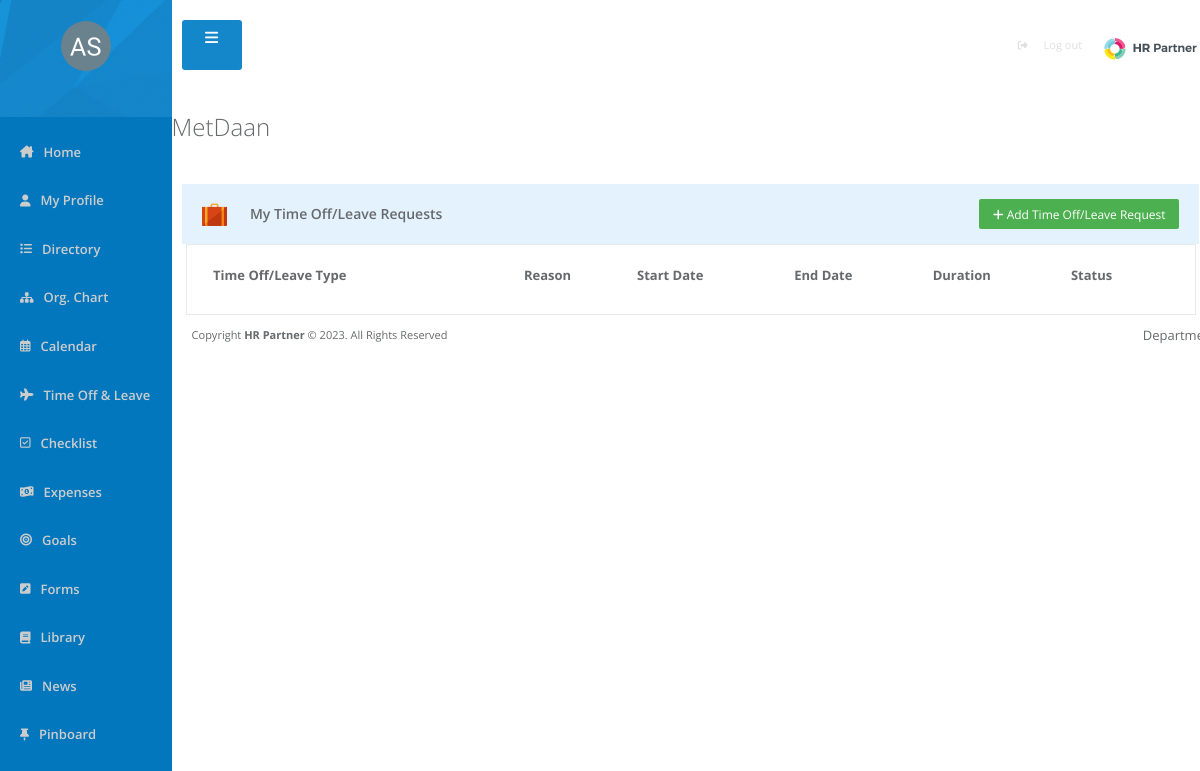
The page /main.php?page=request on the database as committed earlier.
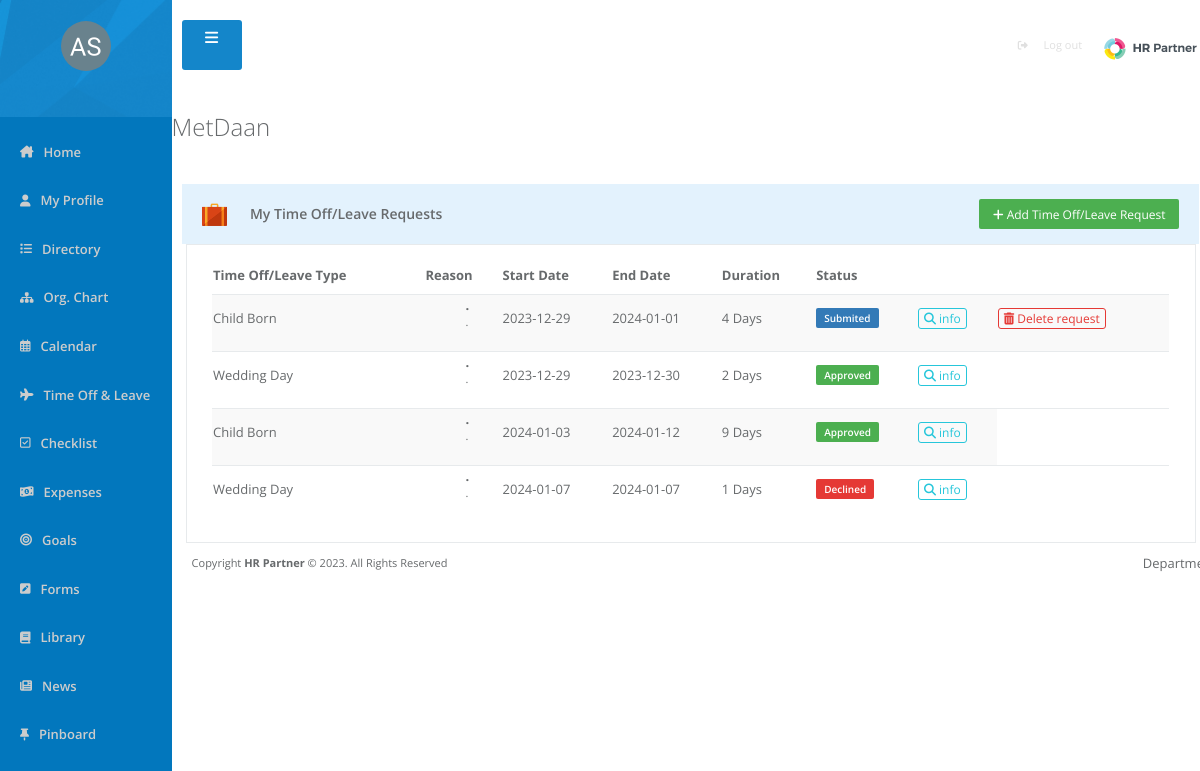
The same page on the database as committed later.
### tables this page shows
CREATE TABLE `timeoffrequests` (
  `request_id` int(11) NOT NULL,
  `User_ID` int(11) NOT NULL,
  `Head_ID` int(11) NOT NULL,
  `leave_type` varchar(500) NOT NULL,
  `from` date NOT NULL,
  `to` date NOT NULL,
  `duration` int(11) NOT NULL,
  `short_description` varchar(500) NOT NULL,
  `reason` varchar(500) NOT NULL,
  `status` varchar(100) NOT NULL
);

### pages/request.php (the view, shortened to what this page needs)
<?php
    require_once './config.php';
    $sql='SELECT * From timeoffrequests';
    $prep=$con->prepare($sql);
    $prep->execute();
    $requestDatas= $prep->fetchAll();
?>
<!DOCTYPE html>
<html lang="en">
<head>
    <link rel="stylesheet" href="./css/request.css">
</head>
<div class="requestHead">
    <h2>MetDaan</h2>
</div>
<div class="requestBody">
    <div class="requestTableHead">
        <h5>
            <img src="./images/absence.png" alt="" width="25px" height="25px">
            My Time Off/Leave Requests
        </h5>
        <button><a href="?page=newrequest"><i class="fa fa-plus"></i> Add Time Off/Leave Request</a></button>
    </div>
    <div class="requestTableBody">
        <table class="recentLeave">
            <thead>
                <tr>
                <th>Time Off/Leave Type</th>
                <th>Reason</th>
                <th>Start Date</th>
                <th>End Date</th>
                <th>Duration</th>
                <th>Status</th>
                </tr>
            </thead>
            <tbody>
                <?php foreach($requestDatas as $requestData): ?>
                <tr>
                    <td> <?=$requestData['leave_type']?></td>
                    <td>
                        <ul>
                            <li> <?=$requestData['short_description']?></li>
                            <li><?=$requestData['reason']?></li>
                        </ul>
                    </td>
                    <td><?=$requestData['from']?></td>
                    <td><?=$requestData['to']?></td>
                    <td><?=$requestData['duration']?> Days</td>
                    <td><?php if($requestData['status']=='Submited'){ ?>
                        <span class='submited'><?=$requestData['status']?></span>
                        <?php }
                        elseif($requestData['status']=='Approved'){?>
                        <span class='approved'><?=$requestData['status']?></span>
                        <?php }elseif($requestData['status']=='Declined'){?>
                            <span class='decline'><?=$requestData['status']?></span>
                            <?php } ?>
                    </td>
                    <td><a class="info" href=""><i class="fa-solid fa-magnifying-glass" ></i> info</a></td>
                    <?php if($requestData['status']=='Submited'):?>
                        <td><a class="delete" href=""><i class="fa-solid fa-trash-can"></i> Delete request</a></td>
                        <?php endif; ?>
                </tr>
             <?php endforeach; ?>
            </tbody>
        </table>
    </div>
</div>
</html>

### main.php (shortened to what this page needs)
<?php
require_once 'config.php';
?>
<head>
    <?php include_once 'template/header.php' ?>
</head>
<body>
    <div id="sidebar">
        <div id="profile">
            <img src="images/albin-smajli.png" alt="">
        </div>
        <ul id="sidebarElements">
            <li>
                <i class="fa-solid fa-house-chimney"></i>
                <a href="?page=home">Home</a>
            </li>
            <li>
                <i class="fa-solid fa-user"></i>
                <a href="?page=myProfile">My Profile</a>
            </li>
            <li>
                <i class="fa-solid fa-list"></i>
                <a href="?page=directory">Directory</a>
            </li>
            <li>
                <i class="fa-solid fa-sitemap"></i>
                <a href="?page=orgChart">Org. Chart</a>
            </li>
            <li>
                <i class="fa-regular fa-calendar-days"></i>
                <a href="?page=calendar">Calendar</a>
            </li>
            <li class="dropdown"Style="cursor: pointer;">
                <i class="fa fa-plane"></i>
                <a onclick="myFunction()" class="dropbtn" >Time Off & Leave</a>
            </li>
            <li>
                <i class="fa fa-check-square-o"></i>
                <a href="?page=checklist">Checklist</a>
            </li>
            <li>
                <i class="fa-solid fa-money-bill-1-wave"></i>
                <a href="?page=expenses">Expenses</a>
            </li>
            <li>
                <i class="fa-solid fa-bullseye"></i>
                <a href="?page=goals">Goals</a>
            </li>
            <li>
                <i class="fa-solid fa-square-pen"></i>
                <a href="?page=forms">Forms</a>
            </li>
            <li>
                <i class="fa-solid fa-book"></i>
                <a href="?page=library">Library</a>
            </li>
            <li>
                <i class="fa-solid fa-newspaper"></i>
                <a href="?page=news">News</a>
            </li>
            <li>
                <i class="fa-solid fa-thumbtack"></i>
                <a href="?page=pinboard">Pinboard</a>
            </li>
        </ul>
    </div>
    <div id="content">
        <?php include './template/navbar.php' ?>
        <?php
        if (!isset($_GET['page']) || $_GET['page'] == '') {
            $page = 'home';
        } else {
            $page = $_GET['page'];
        }
        switch ($page) {
            case 'request':
                include 'pages/request.php';
                break;
        }
        ?>
        <?php include_once 'template/footer.php' ?>
    </div>
</body>
</html>

### template/header.php (shortened to what this page needs)
<link rel="stylesheet" href="css/index.css">

### template/navbar.php (shortened to what this page needs)
<div id="navbar">
<i id="threedots" class="fa-solid fa-bars"></i>
<div id="logout">
    <div id="logout1">
        <i class="fa-solid fa-right-from-bracket"></i><br>
        <small><a href="logout.php">Log out</a></small>
    </div>
<img src="./images/hrpartner-header.png" alt="" height= "40px" width="120px">
</div>
</div>

### template/footer.php (shortened to what this page needs)
<div class="footer">
    <div class="footer1">
        <p>Copyright <strong>HR Partner </strong>© 2023. All Rights Reserved</p>
    </div>
    <div class="footer2">
        <p>Department:  <strong><?php echo $_SESSION['departament'] ; ?></strong></p>
    </div>
</div>

### css/index.css (style rules this page uses)
body { display: flex; flex-direction: row; margin: 0; padding: 0; line-height: 1.42857143; font-family: "open sans","Helvetica Neue",Helvetica,Arial,sans-serif; height: max-content; }
#sidebar { padding: 0; display: flex; flex-direction: column; background-color: #0277bd; width: 14.3%; height: revert; }
#profile { width: 100%; height: 130px; display: flex; flex-direction: column; justify-content: center; align-items:center; background-image: url('../images/sidebarheader.png'); }
#profile img { width: 50px; height: 50px; border-radius: 50%; }
#sidebar ul { padding: 10px; width: 80%; list-style: none; filter: brightness(80%); }
#sidebar li { padding: 0; display: flex; flex-direction: row; justify-content: center; align-items: center; margin-bottom: 30px; width: 100%; margin-left: 10px; font-size: 15px; }
#sidebar a { width: 100%; text-decoration: none; color: white; font-size: 13px; font-weight: 400; font-family: 'Open Sans', sans-serif; font-weight: 600; margin-left: 10px; }
#sidebar i { color: white; font-size: 12px; }
#content { display: flex; flex-direction: column; padding: 0px; width: 85.7%; height: max-content; }

### css/request.css (style rules this page uses)
.requestBody { display: flex; flex-direction: column; justify-content: center; align-items: center; }
.requestHead { width: 100%; text-align: start; }
.requestHead h2 { font-family: "open sans","Helvetica Neue",Helvetica,Arial,sans-serif; font-weight: 100; color: #676A6C; font-size: 24px; align-items: center; }
.requestTableHead { background-color: #E3F2FD; display: flex; flex-direction: row; justify-content: space-between; align-items: center; height: 60px; width: 95%; margin-left: 10px; margin-top: 20px; text-align: start; padding-left: 20px; padding-right: 20px; }
.requestTableHead h5 { display: flex; justify-content: space-between; align-items: center; color: #676A6C; font-size: 14px; font-weight: 600; width: 240px; height: 25px; }
.requestTableHead button { background-color: #4caf50; color: white; width: 200px; height: 30px; border: #4caf50; border-radius: 2px; }
.requestTableHead button a { text-decoration: none; color: white; font-family: "open sans","Helvetica Neue",Helvetica,Arial,sans-serif; font-size: 12px; }
.requestTableBody { display: flex; flex-direction: column; align-items: center; margin-left: 10px; width: 98%; border: 1px solid #e7eaec; }
.recentLeave { width: 95%; border-collapse: collapse; margin: 20px 10px; font-size: 13px; font-family: "open sans","Helvetica Neue",Helvetica,Arial,sans-serif; }
.recentLeave thead tr th { text-align: left; margin-right: 20px; padding-bottom: 10px; font-weight: 700; color: #676A6C; }
.recentLeave tbody tr { text-align: left; font-weight: 400; color: #676A6C; border-top: 1px #e7eaec solid; }
.recentLeave tbody tr td { padding-bottom: 11px; font-size: 13px; font-weight: 400; }
.recentLeave tbody tr td .approved { background-color: #4caf50; color: #fff; border: #4caf50; border-radius: 2px; font-size: 10px; font-family: "Open Sans","Helvetica Neue",Helvetica,Arial,sans-serif; font-weight: 600; padding: 3px 8px; text-align: center; }
.recentLeave tbody tr td .submited { background-color: #337ab7; color: #fff; border: #337ab7; border-radius: 2px; font-size: 10px; font-family: "Open Sans","Helvetica Neue",Helvetica,Arial,sans-serif; font-weight: 600; padding: 3px 8px; text-align: center; }
.recentLeave tbody tr td .decline { background-color: #e53935; color: #fff; border: #e53935; border-radius: 2px; font-size: 10px; font-family: "Open Sans","Helvetica Neue",Helvetica,Arial,sans-serif; font-weight: 600; padding: 3px 8px; text-align: center; }
.recentLeave tbody tr td .info { width: 50px; height: 25px; color: #26c6da; border:1px solid #26c6da; border-radius: 3px; font-size: 12px; font-family: "Open Sans","Helvetica Neue",Helvetica,Arial,sans-serif; font-weight: 400; padding:1px 5px ; text-align: center; text-decoration: none; }
.recentLeave tbody tr td .delete { width: 50px; height: 25px; color: #e53935; border:1px solid #e53935; border-radius: 3px; font-size: 12px; font-family: "Open Sans","Helvetica Neue",Helvetica,Arial,sans-serif; font-weight: 400; padding:1px 5px ; text-align: center; text-decoration: none; }
.recentLeave tbody tr td ul { list-style: none; font-size:11px ; }
.recentLeave tbody tr td ul li:nth-child(odd) { font-size: 13px; font-weight: 700; }
.recentLeave tbody tr:nth-child(odd) { background-color: #f9f9f9; }

Rows that differ between the two databases and show on the page:
added timeoffrequests: leave_type "Child Born", short_description ".", reason ".", from "2023-12-29", to "2024-01-01", duration "4", status "Submited", shows "Delete request"
added timeoffrequests: leave_type "Wedding Day", short_description ".", reason ".", from "2023-12-29", to "2023-12-30", duration "2", status "Approved"
added timeoffrequests: leave_type "Child Born", short_description ".", reason ".", from "2024-01-03", to "2024-01-12", duration "9", status "Approved"
added timeoffrequests: leave_type "Wedding Day", short_description ".", reason ".", from "2024-01-07", to "2024-01-07", duration "1", status "Declined"
